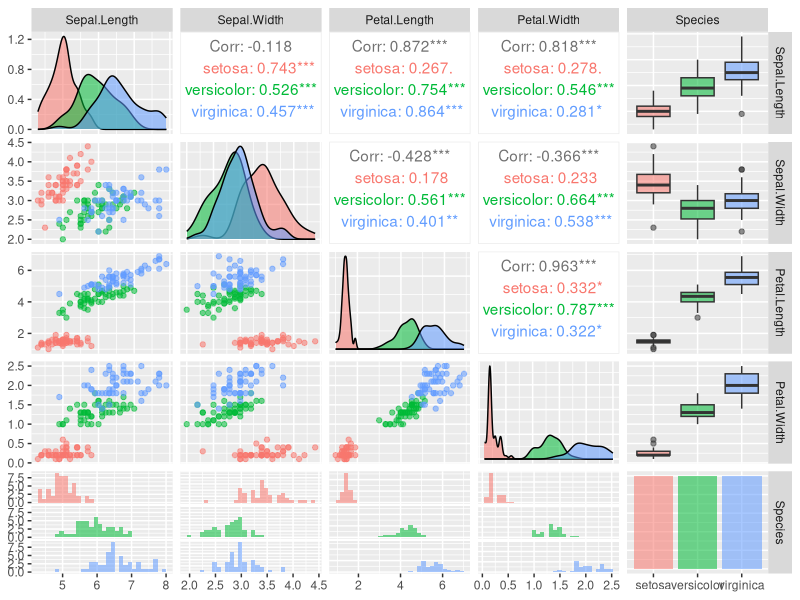
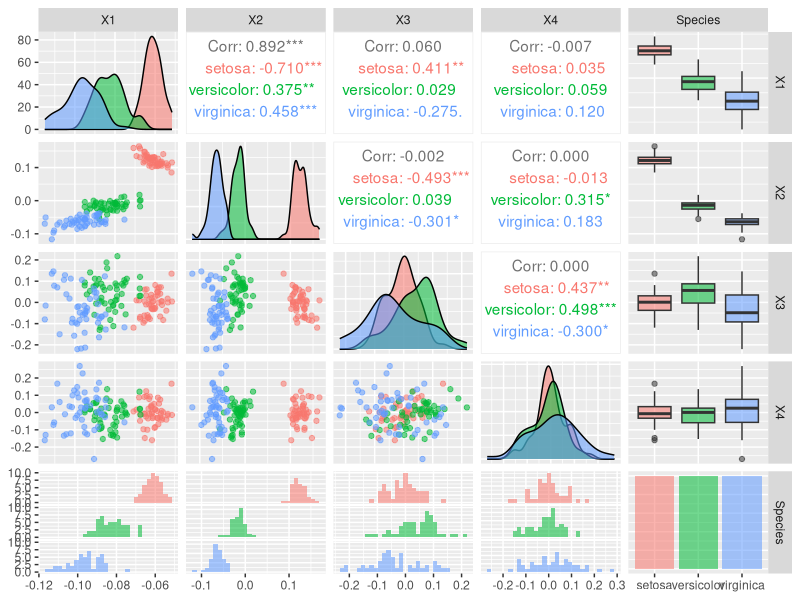
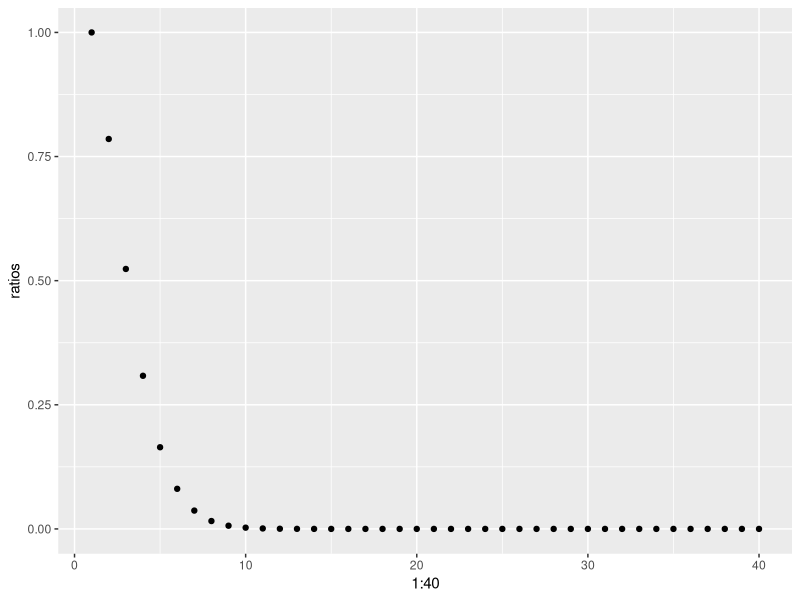

These charts were generated, in order, by the following R code:
rm(list=ls())
library(tidyverse)
library(GGally)

iris<-iris
iris$Species<-as.factor(iris$Species)

iris_predictors<-iris%>%
  select(-Species)

iris_svd<-svd(iris_predictors)

ggpairs(iris,aes(color=Species,alpha=0.3))

pca_data<-data.frame(iris_svd$u,Species=iris$Species)

ggpairs(pca_data,aes(color=Species,alpha=0.3))

spheres<-c(2,pi)
cubes<-c(2,4)
ratios<-c(1,pi/4)

for (n in 3:40){
  spheres<-c(spheres,2*pi*spheres[n-2]/n)
  cubes<-c(cubes,2^n)
  ratios<-c(ratios,spheres[n]/cubes[n])
}

ggplot()+
  geom_point(aes(x=1:40,y=ratios))
